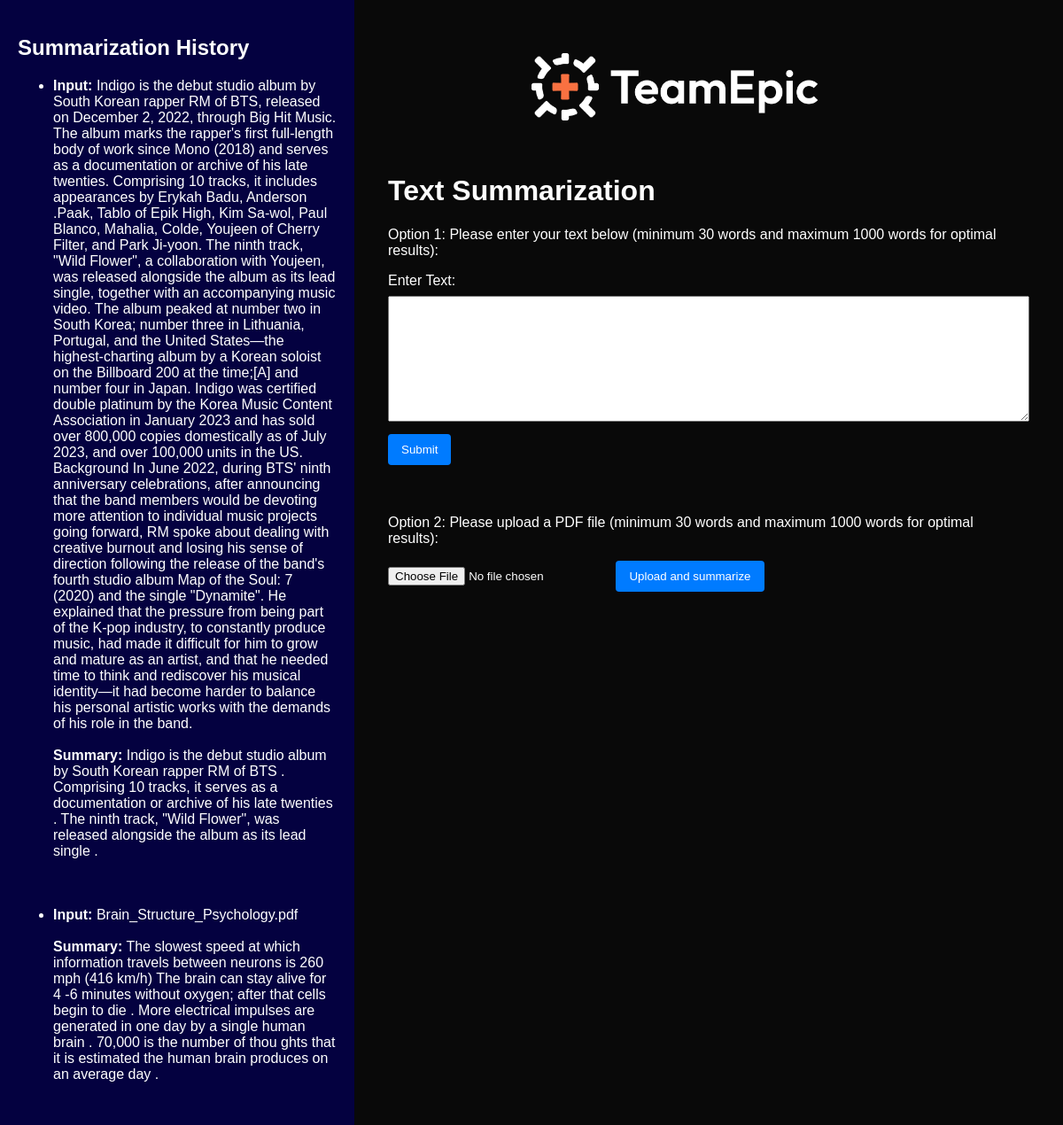
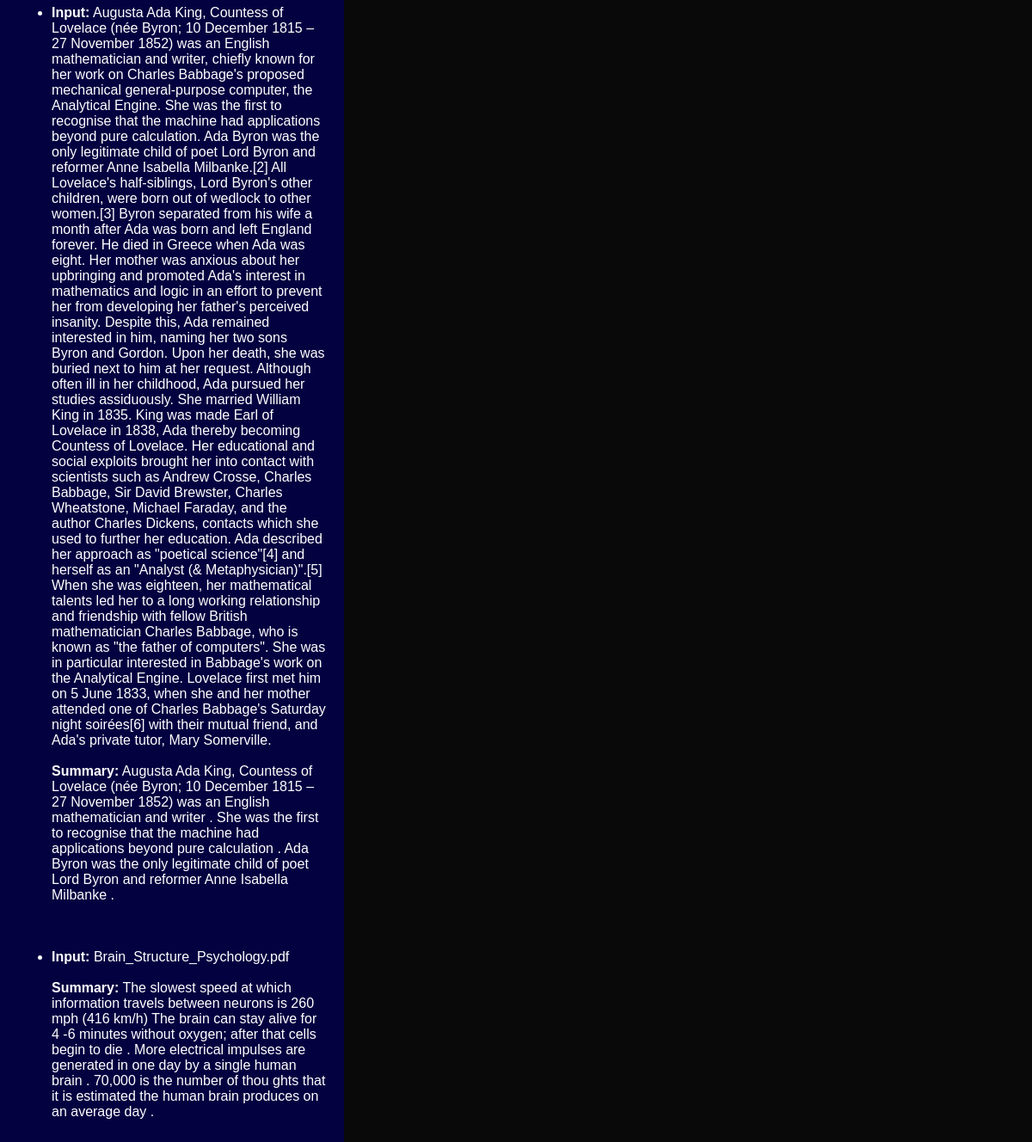
Page /home (signed in) on the committed database (2 pictures, top to bottom).
### app.py (models this page shows)
class SummarizationHistory(db.Model):
    id = db.Column(db.Integer, primary_key=True)
    user_id = db.Column(db.Integer, db.ForeignKey('user.id'), nullable=False)
    input_text = db.Column(db.Text, nullable=False)
    summarized_text = db.Column(db.Text, nullable=False)

### app.py (the view)
@app.route('/home')
def home():
    if 'user_id' in session:
        user_id = session['user_id']
        user = User.query.filter_by(id=user_id).first()
        summarization_history = SummarizationHistory.query.filter_by(user_id=user.id).all()
        return render_template('mainwebpage.html', summarization_history=summarization_history)
    flash('Please log in to access the home page.', 'warning')
    return redirect(url_for('login'))

### templates/mainwebpage.html (shortened to what this page needs)
<!DOCTYPE html>
<html lang="en">
<head>
    <link rel="stylesheet" href="/static/styles/style.css">
    <div class="img-main-page"><img src="/static/Logo.png" alt="Company Logo"></div>
</head>
<body>
    <div class="text-input-area">
        <form  action="/summarize" method="POST">
            <h1>Text Summarization</h1>
            <p>Option 1: Please enter your text below (minimum 30 words and maximum 1000 words for optimal results):</p>
            <label for="userText">Enter Text:</label>
            <textarea id="userText" name="userText" rows="8" cols="50"></textarea>
            <button type="submit">Submit</button>
        </form>
        <br><br>
        <form action="/summarize_pdf" method="POST" enctype="multipart/form-data">
            <p>Option 2: Please upload a PDF file (minimum 30 words and maximum 1000 words for optimal results): </p>
            <input type="file" name="pdf_file">
            <button type="submit">Upload and summarize</button>
        </form>
    </div>
    <div class="side-panel">
        <h2>Summarization History</h2>
        <ul>
            {% for entry in summarization_history %}
                <li>
                    <strong>Input:</strong> {{ entry.input_text }}<br><br>
                    <strong>Summary:</strong> {{ entry.summarized_text }}
                    <br><br><br><br>
                </li>
            {% endfor %}
        </ul>
    </div>
</body>
</html>

### static/styles/style.css (style rules this page uses)
body { font-family: Arial, sans-serif; color: white; background-color: #090909; margin: 5%; padding: 0; }
form { margin-top: 20px; }
.text-input-area { padding-top: 20px; margin-left: 35%; }
.side-panel { height: 100%; width: 30%; position: fixed; z-index: 1; top: 0; left: 0; overflow-x: hidden; padding: 20px; background-color: rgb(4, 1, 64); }
.img-main-page img { max-width: 30%; padding-bottom: 20px; height: auto; display: block; margin-left: 50%; margin-right: 50%; }
label { display: block; margin-bottom: 8px; }
textarea { width: 100%; padding: 10px; margin-bottom: 10px; resize: vertical; }
button { background-color: #007BFF; color: #fff; padding: 10px 15px; border: none; border-radius: 4px; cursor: pointer; }

### rows in the picture
SummarizationHistory: input_text "Indigo is the debut studio album by South Korean rapper RM of BTS, released on December 2, 2022, through Big Hit Music. The album marks the rapper's first full-length body of work since Mono (2018) and serves as a documentation or archive of his late twenties. Comprising 10 tracks, it includes appearances by Erykah Badu, Anderson .Paak, Tablo of Epik High, Kim Sa-wol, Paul Blanco, Mahalia, Colde, Youjeen of Cherry Filter, and Park Ji-yoon. The ninth track, \"Wild Flower\", a collaboration with Youjeen, was released alongside the album as its lead single, together with an accompanying music video. The album peaked at number two in South Korea; number three in Lithuania, Portugal, and the…", summarized_text "Indigo is the debut studio album by South Korean rapper RM of BTS . Comprising 10 tracks, it serves as a documentation or archive of his late twenties . The ninth track, \"Wild Flower\", was released alongside the album as its lead single ."
SummarizationHistory: input_text "Brain_Structure_Psychology.pdf", summarized_text "The slowest speed at which information travels between neurons is 260 mph (416 km/h) The brain can stay alive for 4 -6 minutes without oxygen; after that cells begin to die . More electrical impulses are generated in one day by a single human brain . 70,000 is the number of thou ghts that it is estimated the human brain produces on an average day ."
SummarizationHistory: input_text "Augusta Ada King, Countess of Lovelace (née Byron; 10 December 1815 – 27 November 1852) was an English mathematician and writer, chiefly known for her work on Charles Babbage's proposed mechanical general-purpose computer, the Analytical Engine. She was the first to recognise that the machine had applications beyond pure calculation. Ada Byron was the only legitimate child of poet Lord Byron and reformer Anne Isabella Milbanke.[2] All Lovelace's half-siblings, Lord Byron's other children, were born out of wedlock to other women.[3] Byron separated from his wife a month after Ada was born and left England forever. He died in Greece when Ada was eight. Her mother was anxious about her…", summarized_text "Augusta Ada King, Countess of Lovelace (née Byron; 10 December 1815 – 27 November 1852) was an English mathematician and writer . She was the first to recognise that the machine had applications beyond pure calculation . Ada Byron was the only legitimate child of poet Lord Byron and reformer Anne Isabella Milbanke ."
SummarizationHistory: input_text "Brain_Structure_Psychology.pdf", summarized_text "The slowest speed at which information travels between neurons is 260 mph (416 km/h) The brain can stay alive for 4 -6 minutes without oxygen; after that cells begin to die . More electrical impulses are generated in one day by a single human brain . 70,000 is the number of thou ghts that it is estimated the human brain produces on an average day ."
